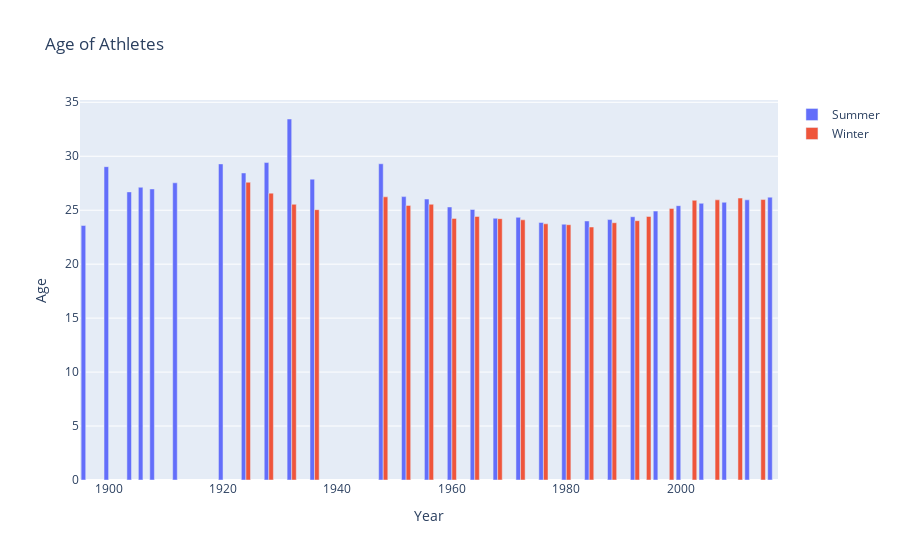

Source (notebook cell):
### Code cell
fig  =  go.Figure()
fig.add_trace(go.Bar(x=data_average_age['Year'], y = data_average_age['Summer'], name='Summer '))
fig.add_trace(go.Bar(x=data_average_age['Year'], y = data_average_age['Winter'], name='Winter '))

fig.update_layout(dict(title='Age of Athletes', xaxis=dict(title='Year'), yaxis=dict(title='Age')))
fig.show()

### Figure 1 — Plotly figure (JSON) as saved in the notebook; plotly's stock layout.template omitted (floating-point values rounded to 4 significant figures)
{"data": [{"name": "Summer ", "type": "bar", "x": [1896, 1900, 1904, 1906, 1908, 1912, 1920, 1924, 1928, 1932, 1936, 1948, 1952, 1956, 1960, 1964, 1968, 1972, 1976, 1980, 1984, 1988, 1992, 1994, 1996, 1998, 2000, 2002, 2004, 2006, 2008, 2010, 2012, 2014, 2016], "y": [23.58, 29.03, 26.7, 27.13, 26.97, 27.54, 29.29, 28.45, 29.41, 33.45, 27.88, 29.3, 26.26, 26.03, 25.3, 25.07, 24.26, 24.34, 23.86, 23.7, 24.0, 24.13, 24.4, null, 24.92, null, 25.42, null, 25.64, null, 25.73, null, 25.96, null, 26.21]}, {"name": "Winter ", "type": "bar", "x": [1896, 1900, 1904, 1906, 1908, 1912, 1920, 1924, 1928, 1932, 1936, 1948, 1952, 1956, 1960, 1964, 1968, 1972, 1976, 1980, 1984, 1988, 1992, 1994, 1996, 1998, 2000, 2002, 2004, 2006, 2008, 2010, 2012, 2014, 2016], "y": [null, null, null, null, null, null, null, 27.59, 26.58, 25.55, 25.05, 26.24, 25.45, 25.55, 24.24, 24.42, 24.22, 24.11, 23.74, 23.66, 23.44, 23.84, 24.03, 24.42, null, 25.16, null, 25.92, null, 25.96, null, 26.12, null, 25.99, null]}], "layout": {"title": {"text": "Age of Athletes"}, "xaxis": {"title": {"text": "Year"}}, "yaxis": {"title": {"text": "Age"}}}}
